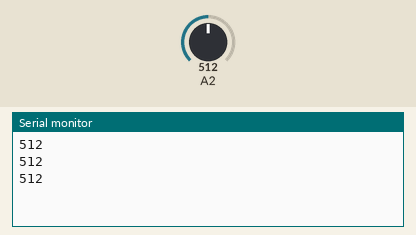
Simulated run of this sketch. Board: Arduino Uno, built with avr-gcc and run on an emulated ATmega328P. Shown: the last lines printed to the serial monitor. Inputs (shaded band) come from the test bench; at power-on: A2 = 512.

Above: at 1.3 s.
1.4 s: A2 set to 716
At 1.9 s:
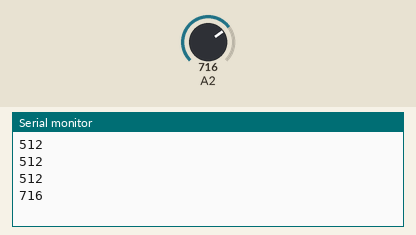
2.9 s: A2 set to 900
At 3.4 s:
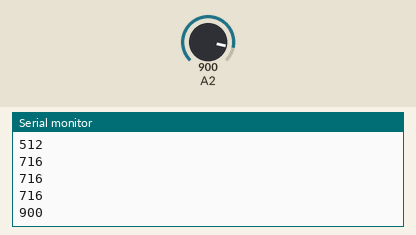
Timing chart, 0 to 5.9 s (numbered marks = the images above; inputs shaded):
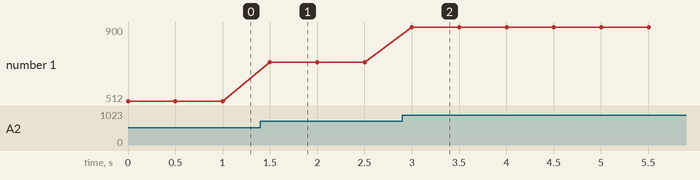

Measured:
- after the input at 1.4 s, the serial monitor: prints a new line after 0.10 s (image 1)
- after the input at 2.9 s, the serial monitor: prints a new line after 0.10 s (image 2)
- plotted number 1: 512 → 716 after the input at 1.4 s, 716 → 900 after the input at 2.9 s

The sketch:

sketch_jan25a.ino
```cpp
void setup () {
pinMode(A2,INPUT); //A2 пин — на вход сигнала

Serial.begin(9600); //связь с компьютером 9600 бит/с
}
void loop () {
int t = analogRead(A2); //читаем значение с A2
Serial.println(t); //пишем это значение в //последовательный порт (для нас это USB)

delay(500); // немного ждём
}
```
